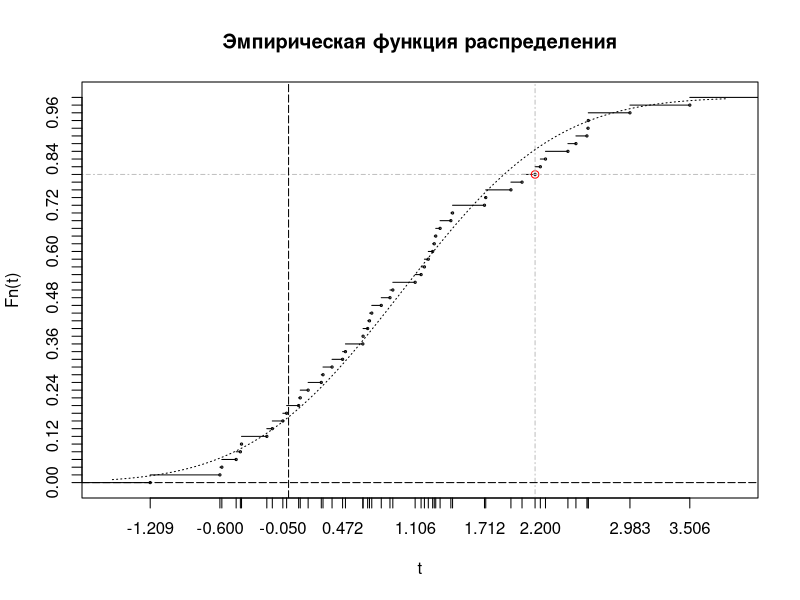
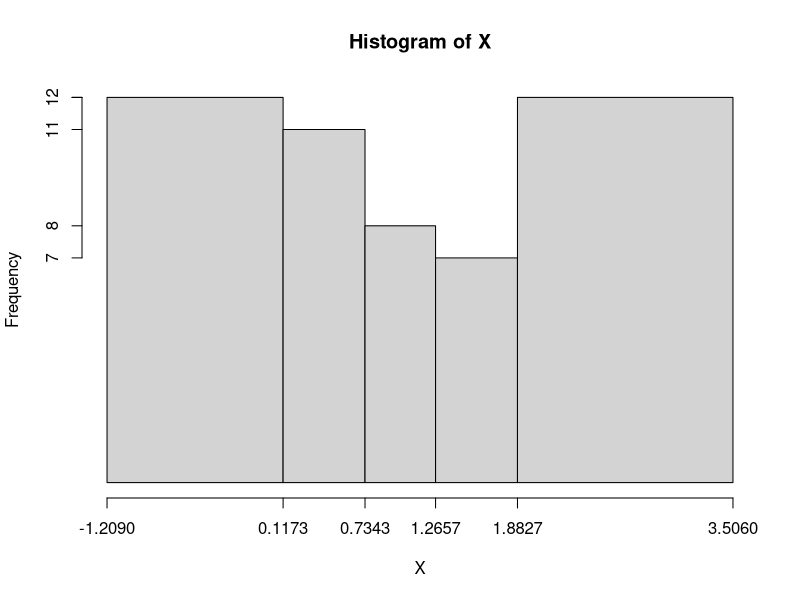

R code for these plots, in order:
a <- 1
disp <- 1.1

Y <- c( 1.221,  1.273, 1.158, 2.154,  0.088, -0.583, 1.418,  0.102, 0.380,  2.619,
        1.286,  2.200, 1.187, 1.324, -0.600,  0.727, 2.511,  1.943, 0.301,  2.040)

Z <- c(-0.190,  2.607, 0.810, 0.691,  1.712, -1.209, 0.472, -0.142, 0.497, -0.421,
        0.651, -0.458, 0.707, 2.245, -0.017,  0.649, 1.433,  0.886, 0.286,  0.911,
       -0.050, -0.411, 1.106, 3.506,  2.617,  0.171, 2.441,  2.983, 1.259,  1.723)

X <- c(Y,Z)

# Эти числа задают разбиение выборки для критерия хи-квадрат.
# !!!
# !!! Их следует изменить так, чтобы все значения вектора npi были >= 8..10 и отличались не более чем на 0.1
# !!! и
# !!! число точек в каждой области было ~ npi.
# !!!
# min и max менять нет смысла, от них ничего не зависит.
zones <- c(min(X), 0.1173, 0.7343, 1.2657, 1.8827, max(X))

## Всё, что ниже, почти наверняка не надо исправлять.
## (Но желательно прочесть, чтобы знать, что происходит).

n <- length(X)
m <- length(Y)
k <- length(Z)

F <- function(x) { pnorm(x, mean=a, sd=sqrt(disp)) }
Fn <- stepfun(X[order(X)], c(0:n)/n, right = TRUE)



### Calc stats.
X_  <- mean(X)
S12 <- 1/n * sum((X - a)^2) 
S02 <- 1/(n-1) * sum((X - X_)^2)

Y_   <- mean(Y)
S02y <- 1/(m-1)*sum((Y - Y_)^2)

Z_   <- mean(Z)
S02z <- 1/(k-1)*sum((Z - Z_)^2)



### Kolmogorov criteria.
diff1 <- abs(Fn(X) - F(X))      # Проверяем и справа от разрыва
diff2 <- abs(ecdf(X)(X) - F(X)) # и слева
diff <- c(diff1, diff2)
Dk <- max(diff)              # Расстояние Колмогорова.
point.idx <- which.max(diff) # Номер точки, в которой достигается максимум расстояния.

# Задаём координаты точки, в которой был достигнут максимум расстояния.
if (point.idx <= n) {
  point <- X[point.idx]
  point.val <- Fn(point)
} else {
  point <- X[point.idx - n]
  point.val <- ecdf(X)(point)
}


### Draw empirical distribution function.
plot(Fn, main="Эмпирическая функция распределения", xlab="t", ylab="Fn(t)",
     cex=.3, xaxt="n", yaxt="n", verticals=FALSE)

# Отметим точку, в которой дистигается максимум расстояния Колмогорова.
points(point, point.val, col="red")
abline(v=point, h=point.val, col="grey", lty=4)

# Проведём пунктиром график истинного распределения.
points <- seq(min(X)-0.33, max(X)+0.33, length.out = 200)
lines(points, F(points), lty=3)

# Поставим на оси Х метки на точках из выборки,
axis(side=1, at=X)
# а на оси Y -- метки на скачках э.ф.р.
axis(side=2, at=c(0:n)/n)

# Проведём оси координат
abline(h=0,v=0, lty=5)


### hi^2 criteria.
# Построим гистограмму. 
Xhist <- hist(X, breaks=zones, plot=FALSE) 
plot(Xhist, xaxt="n", yaxt="n", freq=TRUE)   # Нарисуем её,
axis(side=1, at=Xhist$breaks)                # пометив на оси X границы областей,
axis(side=2, at=Xhist$counts)                # а на оси Y - высоты столбцов.

# Функция для вычисления n*(вероятность попасть в [a, b])
np_ab <- function(a,b) {  n*(F(b) - F(a)) }

# helper-функция, чтобы интеграл от крайних областей считался до -+inf
np_vector <- function(breaks) {
  lbreaks <- breaks[2:(length(breaks)-2)] # выбираем только левые границы внутренних интервалов
  rbreaks <- breaks[3:(length(breaks)-1)] # и только правые
  c(n*F(breaks[2]), np_ab(lbreaks, rbreaks), n*(1 - F(breaks[length(breaks)-1])))
}

# Считаем теоретическую вероятность попадания в каждую из областей
npi <- np_vector(Xhist$breaks)

# Вычисляем n*(расстояние хи-квадрат)
nDhi <- sum((Xhist$counts - npi)^2/npi)

# Вычисляем реально достигнутый уровень значимости
RDUZhi <- 1 - pchisq(nDhi, length(Xhist$counts)-1)



# Part 3
tau <- (Y_ - Z_)/sqrt((m-1)*S02y + (k-1)*S02z) * sqrt(m+k-2)/sqrt(1/m+1/k)